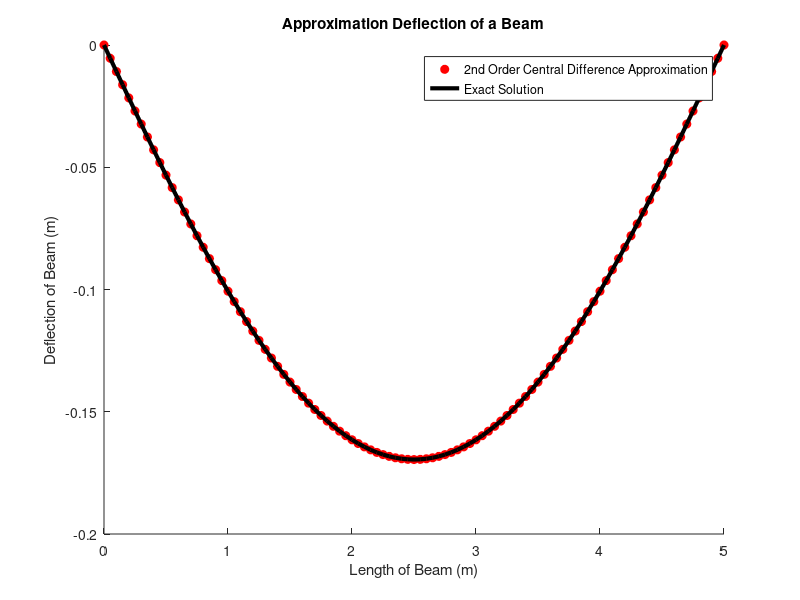

Source code (MATLAB):
clear all;
close all;
clc;
format long;
name = 'Levi Stein';
id = 'A16791467';
hw_num = 4;
%% Problem 1:
% (a)  Set p1a = 'See figure 1'. Remember to label the axes with correct units and give
% the figure a title and a legend.

% Construct Matrix M and rhs:
E = 80*10^9; I = 900*(10^-8); w = 15*10^3; L = 5;
x = linspace(0,5,101); 
h = diff(x(1:2));
M = zeros(101);
n = size(M,1);
diag = linspace(-2,-2,101);
M(1:(n+1):end) = diag;
subdiag = linspace(1,1,100);
M(2:(n+1):end) = subdiag;
M(end,(end-1)) = 0;
superdiag = subdiag;
M((n+1):(n+1):end) = superdiag;
M(1,2) = 0;
for i = 1:101
    rhs(i) = ((w*L*h^2)/(2*E*I))*(x(i) - (x(i)^2)/L);
end

% Apply BC:
M(1) = 1;
rhs(1) = 0;
M(end) = 1;
rhs(end) = 0;

% Solve for y:

y = M\rhs';

% Plot:
y_exact = (w/(24*E*I))*(-x.^4 + 2*L*x.^3 - (L^3)*x);

figure; hold on;
plot(x,y,'ro','MarkerFaceColor','r');
plot(x,y_exact,'-k','LineWidth',3);
xlabel('Length of Beam (m)'); ylabel('Deflection of Beam (m)');
title('Approximation Deflection of a Beam');
legend('2nd Order Central Difference Approximation','Exact Solution');
hold off;
p1a = 'See figure 1';

% (b & c) What is the maximum error due to the finite-difference method and at what x
% location does the error occur? Put the answers in p1b and p1c, respectively.

for i = 1:n
    abs_error(i) = abs(y_exact(i) - y(i));
end

[p1b,ind] = max(abs_error);
p1c = x(ind);
%% Problem 2

load('f.mat');
hx = x(2) - x(1);
hy = y(2) - y(1);
xn = length(x);
yn = length(y);

% (a) Use improved trapezoid method. Integrate in x first, then in y and store the answer in p2a.

for i = 1:yn
    xiTh(i) = sum(f(2:end-1,i));
end

for i = 1:yn
    Thc_x(i) = hx*((f(1,i)+f(end,i))/2 + xiTh(i)) - (hx/24)*(3*f(1,i) - 4*f(2,i) + f(3,i) + f(end-2,i) - 4*f(end-1,i) + 3*f(end,i));
end

p2a = hy*((Thc_x(1)+Thc_x(end))/2 + sum(Thc_x(2:end-1))) - (hy/24)*(3*Thc_x(1) - 4*Thc_x(2) + Thc_x(3) + Thc_x(end-2) - 4*Thc_x(end-1) + 3*Thc_x(end));

% (b) Repeat the integration, but in y first then in x, and store the answer in p2b.

for i = 1:xn
    yiTh(i) = sum(f(i,2:end-1));
end

for i = 1:xn
    Thc_y(i) = hy*((f(i,1)+f(i,end))/2 + yiTh(i)) - (hy/24)*(3*f(i,1) - 4*f(i,2) + f(i,3) + f(i,end-2) - 4*f(i,end-1) + 3*f(i,end));
end

p2b = hx*((Thc_y(1)+Thc_y(end))/2 + sum(Thc_y(2:end-1))) - (hx/24)*(3*Thc_y(1) - 4*Thc_y(2) + Thc_y(3) + Thc_y(end-2) - 4*Thc_y(end-1) + 3*Thc_y(end));

% (c) Use Simpson’s rules. Integrate in x first, then in y and store the answer in p2c

for i = 1:yn
    term2(i) = sum(f(2:3:end-2,i));
    term3(i) = sum(f(3:3:end-1,i));
    term4(i) = sum(f(4:3:end-3,i));
end

for i = 1:yn
    S3h_x(i) = (3*hx/8)*(f(1,i) + 3*term2(i) + 3*term3(i) + 2*term4(i) + f(end,i));
end

p2c = (hy/3)*(S3h_x(1) + 4*sum(S3h_x(2:2:end-1)) + 2*sum(S3h_x(3:2:end-2)) + S3h_x(end));

% (d) Repeat the integration, in y first then in x, and store the answer in p2d.

for i = 1:xn
    term2(i) = sum(f(i,2:2:end-1));
    term3(i) = sum(f(i,3:2:end-2));
end

for i = 1:xn
    S3h_y(i) = (hy/3)*(f(i,1) + 4*term2(i) + 2*term3(i) + f(i,end));
end

p2d = (3*hx/8)*(S3h_y(1) + 3*sum(S3h_y(2:3:end-2)) + 3*sum(S3h_y(3:3:end-1)) + 2*sum(S3h_y(4:3:end-3)) + S3h_y(end));



